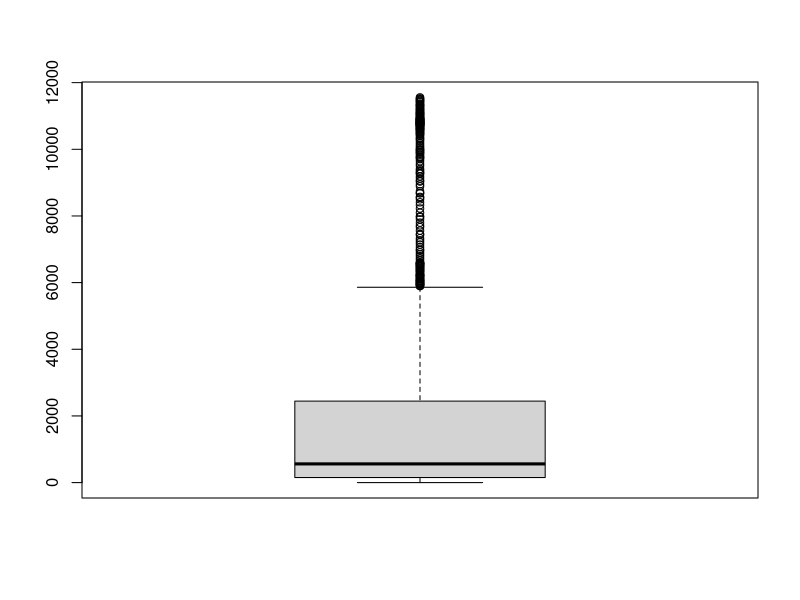
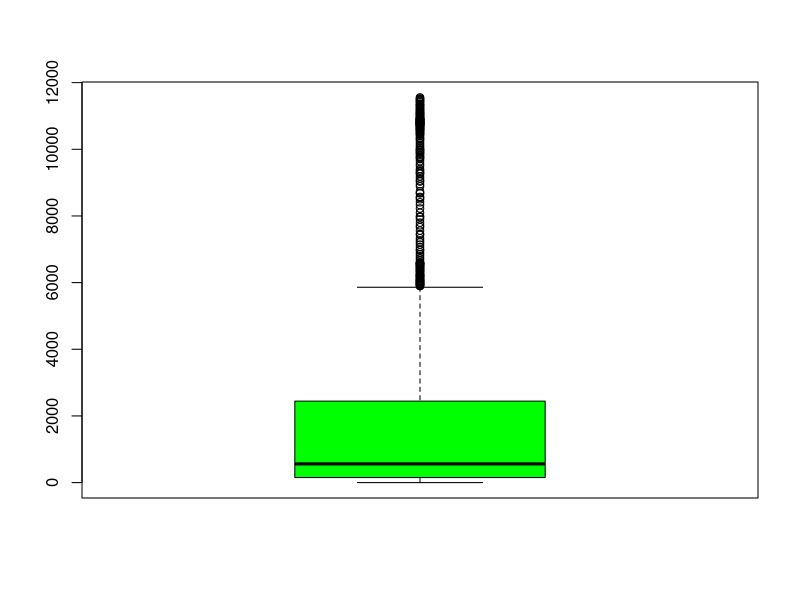

Generate these figures, in order, with R:
cases =  read.csv("data.csv",header = TRUE,sep = ",",
                  colClasses = c("NULL","NULL","NULL","NULL"
                                 ,"NULL","NULL","numeric","NULL",
                                 "NULL","NULL","NULL","NULL"))
death_cases = c(0)
for (a in cases[1])
{
  death_cases =  append(death_cases,a)
}
options(scipen=10000)
boxplot(death_cases)

jpeg(file="D:/web/Prob Project/public/images/deathCasesBoxPlot.jpeg",
     width=600, height=350)
boxplot(death_cases, col="green")

dev.off()